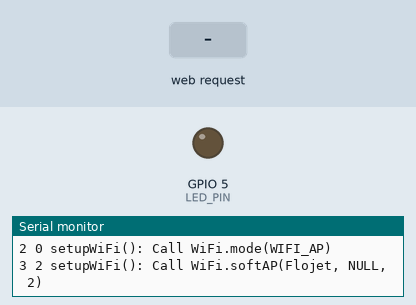
Simulated run of this sketch. Board: ESP8266 (NodeMCU). Parts: output pins drawn as LEDs (lit = HIGH), the last lines printed to the serial monitor. Inputs (shaded band) come from the test bench.

Above: at 1.2 s.
1.3 s: HTTP request GET /led/1 received
At 2.2 s:
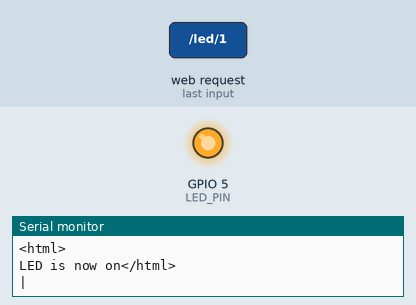
2.8 s: HTTP request GET /led/0 received
At 3.4 s:
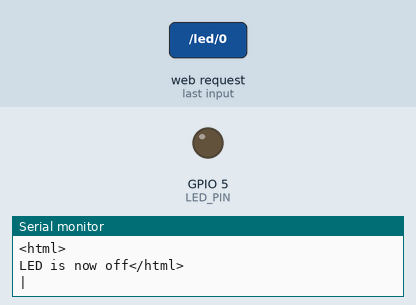
Timing chart, 0 to 5.8 s (numbered marks = the images above; inputs shaded):
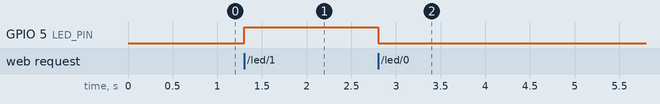

The sketch:

ESPWebServerAP_SF.ino
```cpp
// 08/08/15 Port from Spark Fun AP Web Server example sketch
//#include <ESP8266WiFi.h>
#include <Arduino.h>
#include <Streaming.h>
#include <ESP8266WiFi.h>                //Note "extern ESP8266WiFiClass WiFi;" reference at end

#define LOG0      lLineCount++ << " " << millis()
static long       lLineCount  = 0;      //Serial Monitor uses for clarity.

//////////////////////
// WiFi Definitions //
//////////////////////
const char WiFiAPPSK[] = "sparkfun";

/////////////////////
// Pin Definitions //
/////////////////////
const int LED_PIN       = 5;        // Thing'szResponse onboard, green LED pulled low though 200 ohm
const int ANALOG_PIN    = A0;       // The only analog pin on the Thing
const int DIGITAL_PIN   = 12;       // Digital pin to be read

WiFiServer server(80);


void setup()
{
  Serial.begin(115200);
  Serial << LOG0 <<" setup(): Begin"<< endl;
  initHardware();
  setupWiFi();
  server.begin();
  return;
} //setup


void loop()
{
  // Check if a client has connected
  WiFiClient client= server.available();
  if (!client) {
    return;
  } //if(!client)

  Serial << LOG0 <<" loop(): server.available() returned a Client" << endl;
  // Read the first line of the request
  String szRequest = client.readStringUntil('\r');
  //Serial.println(szRequest);
  Serial << LOG0 <<" loop(): Request = |"<< szRequest <<"|"<< endl;
  client.flush();

  // Match the request
  int sOperation= -1; // We'll use 'sOperation' to keep track of both the
                // request type (read/set) and value if set.
  if (szRequest.indexOf("/led/0") != -1)
    sOperation= 0; // Will write LED low
  else if (szRequest.indexOf("/led/1") != -1)
    sOperation= 1; // Will write LED high
  else if (szRequest.indexOf("/read") != -1)
    sOperation= -2; // Will print pin reads, it'szResponse negative so digitalWrite(LED_PIN, -2) does nothing
  // Otherwise request will be invalid. We'll say as much in HTML

  // Set LED according to the request
  if (sOperation >= 0)
    digitalWrite(LED_PIN, sOperation);

  client.flush();

  // Prepare the response. Start with the common header:
  String szResponse = "HTTP/1.1 200 OK\r\n";
  szResponse += "Content-Type: text/html\r\n\r\n";
  szResponse += "<!DOCTYPE HTML>\r\n<html>\r\n";
  // If we're setting the LED, print out a message saying we did
  if (sOperation >= 0)
  {
    szResponse += "LED is now ";
    szResponse += (sOperation)?"on":"off";
  }
  else if (sOperation == -2)
  { // If we're reading pins, print out those values:
    szResponse += "Analog Pin = ";
    szResponse += String(analogRead(ANALOG_PIN));
    szResponse += "<br>"; // Go to the next line.
    szResponse += "Digital Pin 12 = ";
    szResponse += String(digitalRead(DIGITAL_PIN));
  }
  else
  {
    szResponse += "Invalid Request.<br> Try /led/1, /led/0, or /read.";
  }
  szResponse += "</html>\n";

  // Send the response to the client
  Serial << LOG0 <<" loop(): Send Response= |"<< szResponse <<"|"<< endl;
  client.print(szResponse);
  //delay(1);
  //Serial.println("Client disonnected");

  // The client will actually be disconnected
  // when the function returns and 'client' object is detroyed
  return;
} //loop


void setupWiFi()
{
  Serial << LOG0 << " setupWiFi(): Call WiFi.mode(WIFI_AP)" << endl;
  WiFi.mode(WIFI_AP);

  // Do a little work to get a unique-ish name. Append the
  // last two bytes of the MAC (HEX'd) to "Thing-":
  uint8_t mac[WL_MAC_ADDR_LENGTH];
  WiFi.softAPmacAddress(mac);
  /*String macID = String(mac[WL_MAC_ADDR_LENGTH - 2], HEX) +
                 String(mac[WL_MAC_ADDR_LENGTH - 1], HEX);
  macID.toUpperCase();
  String AP_NameString = "ESP8266 Thing " + macID;

  char AP_NameChar[AP_NameString.length() + 1];
  memset(AP_NameChar, AP_NameString.length() + 1, 0);

  for (int i=0; i < AP_NameString.length(); i++) {
     AP_NameChar[i]= AP_NameString.charAt(i);
   } //for
   AP_NameString.toCharArray(AP_NameChar, AP_NameString.length() + 1);
   WiFi.softAP(AP_NameChar, WiFiAPPSK);*/

   String NameString    = "Flojet";
   int  sNameBufferLen= NameString.length() + 1;
   //char acNameBuffer[NameString.length() + 1];
   char acNameBuffer[sNameBufferLen];
   char *pcNoPassword   = NULL;
   int  sChannel        = 2;
   //NameString(acNameBuffer, NameString.length() + 1);
   NameString.toCharArray(acNameBuffer, sNameBufferLen);

   Serial << LOG0 <<" setupWiFi(): Call WiFi.softAP("<< acNameBuffer <<", NULL, "<< sChannel <<")" << endl;
   WiFi.softAP(acNameBuffer, pcNoPassword, sChannel);

   return;
} //setupWiFi


void initHardware()
{
  Serial << LOG0 << " initHardware(): Begin" << endl;
  pinMode(DIGITAL_PIN, INPUT_PULLUP);
  pinMode(LED_PIN, OUTPUT);
  digitalWrite(LED_PIN, LOW);
  // Don't need to set ANALOG_PIN as input,
  // that'szResponse all it can be.
} //initHardware
//Last line.
```

Measured:
- after the input at 1.3 s, GPIO 5 (LED_PIN): LOW → HIGH at once
- after the input at 2.8 s, GPIO 5 (LED_PIN): HIGH → LOW at once
